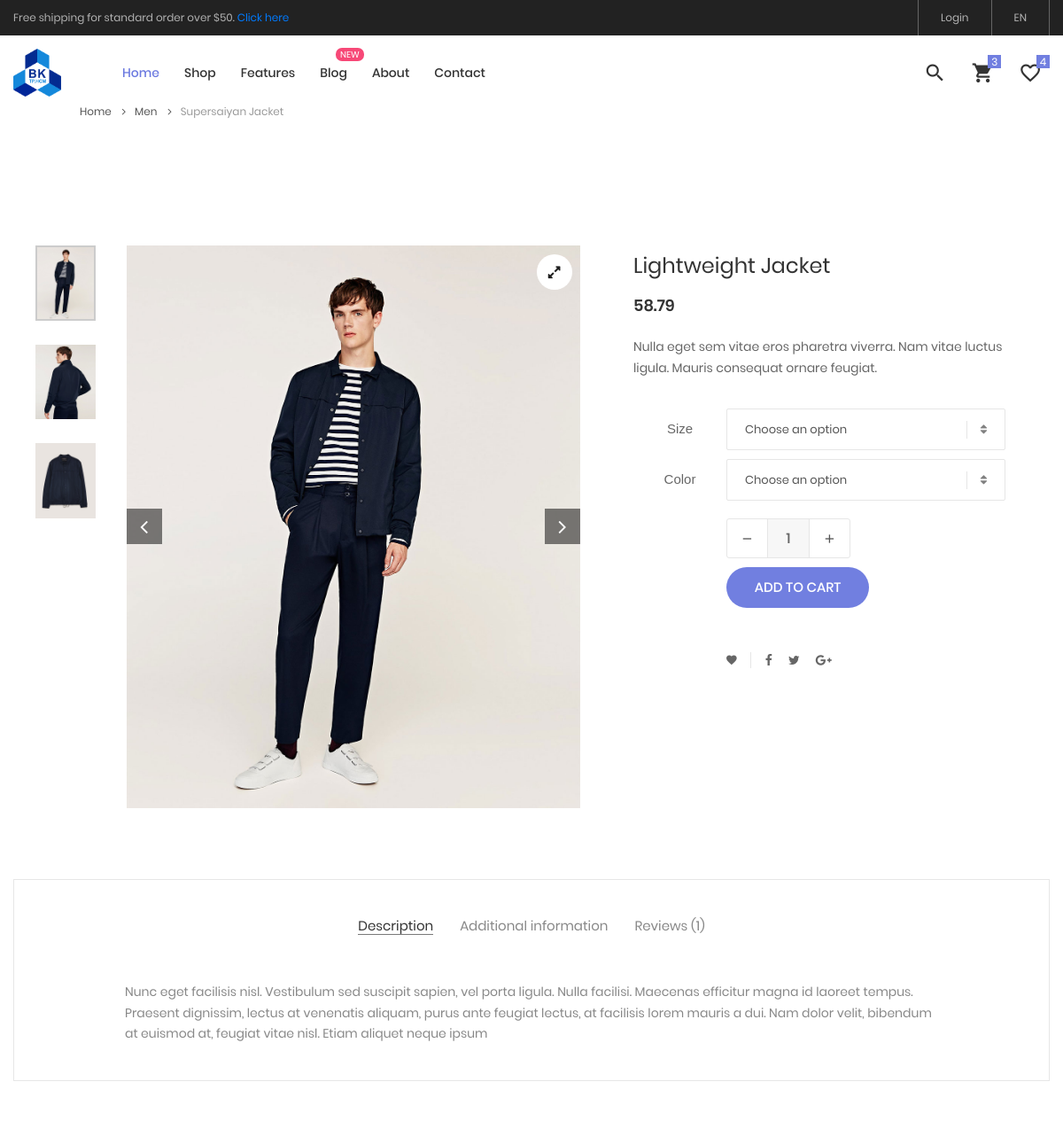
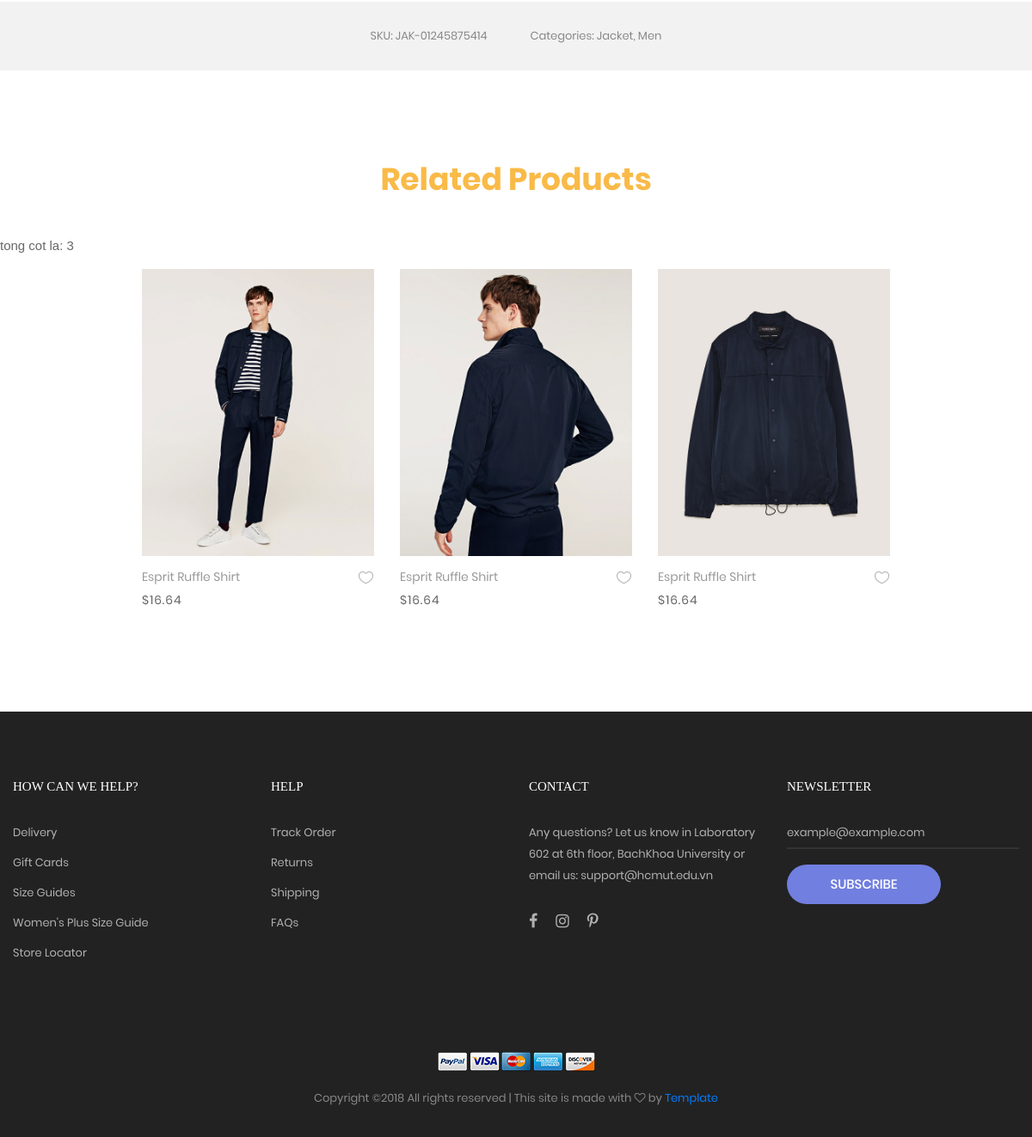
Screenshot of /product.php?id=1 with the database file from the repository (2 pictures, top to bottom).
### tables this page shows
CREATE TABLE `product_images` (
  `id` int(11) NOT NULL,
  `product_id` int(11) NOT NULL,
  `name` varchar(512) NOT NULL,
  `created` datetime NOT NULL,
  `modified` timestamp NOT NULL DEFAULT CURRENT_TIMESTAMP ON UPDATE CURRENT_TIMESTAMP
);

CREATE TABLE `products` (
  `id` int(11) NOT NULL,
  `name` varchar(512) NOT NULL,
  `description` text NOT NULL,
  `price` decimal(10,2) NOT NULL,
  `kind` varchar(20) DEFAULT NULL,
  `created` datetime NOT NULL,
  `modified` timestamp NOT NULL DEFAULT CURRENT_TIMESTAMP
);

### objects/product_image.php (called while the page is built, shortened)
<?php
class ProductImage{
    private $conn;
    private $table_name = "product_images";
    public $product_id;
    public function __construct($db){
        $this->conn = $db;
    }
    function readByProductId(){
        $query = "SELECT id, product_id, name
                FROM " . $this->table_name . "
                WHERE product_id = ?
                ORDER BY name ASC";
        $stmt = $this->conn->prepare( $query );
        $this->product_id=htmlspecialchars(strip_tags($this->product_id));
        $stmt->bindParam(1, $this->product_id);
        $stmt->execute();
        return $stmt;
    }
}
?>

### objects/product.php (called while the page is built, shortened)
<?php
class Product{
    private $conn;
    private $table_name = "products";
    public $id;
    public function __construct($db){
        $this->conn = $db;
    }
    function readOne(){
        $query = "SELECT
                    name, description, price
                FROM
                    " . $this->table_name . "
                WHERE
                    id = ?
                LIMIT
                    0,1";
        $stmt = $this->conn->prepare( $query );
        $this->id=htmlspecialchars(strip_tags($this->id));
        $stmt->bindParam(1, $this->id);
        $stmt->execute();
        $row = $stmt->fetch(PDO::FETCH_ASSOC);
        $this->name = $row['name'];
        $this->description = $row['description'];
        $this->price = $row['price'];
    }
}
?>

### product.php (the view, shortened to what this page needs)
<?php
include_once "objects/product.php";
include_once "objects/product_image.php";
$database = new Database();
$db = $database->getConnection();
$product = new Product($db);
$product_image = new ProductImage($db);
$id = isset($_GET['id']) ? $_GET['id'] : die('ERROR: missing ID.');
$product->id = $id;
$product->readOne();
include 'layout_head.php';
?>
	<div class="container">
		<div class="bread-crumb flex-w p-l-25 p-r-15 p-t-30 p-lr-0-lg p-all-75">
			<a href="index.html" class="stext-109 cl8 hov-cl1 trans-04">
				Home
				<i class="fa fa-angle-right m-l-9 m-r-10" aria-hidden="true"></i>
			</a>
			<a href="product.html" class="stext-109 cl8 hov-cl1 trans-04">
				Men
				<i class="fa fa-angle-right m-l-9 m-r-10" aria-hidden="true"></i>
			</a>
			<span class="stext-109 cl4">
				Supersaiyan Jacket
			</span>
		</div>
	</div>
	<section class="sec-product-detail bg0 p-t-65 p-b-60">
		<div class="container">
			<div class="row">
				<div class="col-md-6 col-lg-7 p-b-30">
					<div class="p-l-25 p-r-30 p-lr-0-lg">
						<div class="wrap-slick3 flex-sb flex-w">
							<div class="wrap-slick3-dots"></div>
							<div class="slick3 gallery-lb">
								<?php
									$product_image->product_id=$id;
									$stmt_product_image = $product_image->readByProductId();
									$num_product_image = $stmt_product_image->rowCount();
									if($num_product_image>0){
							        while ($row = $stmt_product_image->fetch(PDO::FETCH_ASSOC)){
							            $product_image_name = $row['name'];
							            $source="images/{$product_image_name}";
							            echo '<div class="item-slick3" data-thumb="'.$source.'">';
										echo '<div class="wrap-pic-w pos-relative">';
										echo '<img src="'.$source.'" alt="IMG-PRODUCT">';
										echo '<a class="flex-c-m size-108 how-pos1 bor0 fs-16 cl10 bg0 hov-btn3 trans-04" href="images/product-detail-01.jpg">';
										echo '<i class="fa fa-expand"></i>';
										echo '</a>';
										echo '</div>';
										echo '</div>';
							        }
							    }else{ echo "No images."; }
								?>
							</div>
						</div>
					</div>
				</div>
				<div class="col-md-6 col-lg-5 p-b-30">
					<div class="p-r-50 p-t-5 p-lr-0-lg">
						<h4 class="mtext-105 cl2 js-name-detail p-b-14">
							<?php echo $product->name; ?>
						</h4>
						<span class="mtext-106 cl2">
							<?php echo $product->price; ?>
						</span>
						<p class="stext-102 cl3 p-t-23">
							<?php echo $product->description; ?>
						</p>
						<div class="p-t-33">
							<div class="flex-w flex-r-m p-b-10">
								<div class="size-203 flex-c-m respon6">
									Size
								</div>
								<div class="size-204 respon6-next">
									<div class="rs1-select2 bor8 bg0">
									</div>
								</div>
							</div>
							<div class="flex-w flex-r-m p-b-10">
								<div class="size-203 flex-c-m respon6">
									Color
								</div>
								<div class="size-204 respon6-next">
									<div class="rs1-select2 bor8 bg0">
									</div>
								</div>
							</div>
							<div class="flex-w flex-r-m p-b-10">
								<div class="size-204 flex-w flex-m respon6-next">
									<div class="wrap-num-product flex-w m-r-20 m-tb-10">
										<div class="btn-num-product-down cl8 hov-btn3 trans-04 flex-c-m">
											<i class="fs-16 zmdi zmdi-minus"></i>
										</div>
										<input class="mtext-104 cl3 txt-center num-product" type="number" name="num-product" value="1">
										<div class="btn-num-product-up cl8 hov-btn3 trans-04 flex-c-m">
											<i class="fs-16 zmdi zmdi-plus"></i>
										</div>
									</div>
									<button class="flex-c-m stext-101 cl0 size-101 bg1 bor1 hov-btn1 p-lr-15 trans-04 js-addcart-detail">
										Add to cart
									</button>
								</div>
							</div>
						</div>
						<div class="flex-w flex-m p-l-100 p-t-40 respon7">
							<div class="flex-m bor9 p-r-10 m-r-11">
								<a href="#" class="fs-14 cl3 hov-cl1 trans-04 lh-10 p-lr-5 p-tb-2 js-addwish-detail tooltip100" data-tooltip="Add to Wishlist">
									<i class="zmdi zmdi-favorite"></i>
								</a>
							</div>
							<a href="#" class="fs-14 cl3 hov-cl1 trans-04 lh-10 p-lr-5 p-tb-2 m-r-8 tooltip100" data-tooltip="Facebook">
								<i class="fa fa-facebook"></i>
							</a>
							<a href="#" class="fs-14 cl3 hov-cl1 trans-04 lh-10 p-lr-5 p-tb-2 m-r-8 tooltip100" data-tooltip="Twitter">
								<i class="fa fa-twitter"></i>
							</a>
							<a href="#" class="fs-14 cl3 hov-cl1 trans-04 lh-10 p-lr-5 p-tb-2 m-r-8 tooltip100" data-tooltip="Google Plus">
								<i class="fa fa-google-plus"></i>
							</a>
						</div>
					</div>
				</div>
			</div>
			<div class="bor10 m-t-50 p-t-43 p-b-40">
				<div class="tab01">
					<ul class="nav nav-tabs" role="tablist">
						<li class="nav-item p-b-10">
							<a class="nav-link active" data-toggle="tab" href="#description" role="tab">Description</a>
						</li>
						<li class="nav-item p-b-10">
							<a class="nav-link" data-toggle="tab" href="#information" role="tab">Additional information</a>
						</li>
						<li class="nav-item p-b-10">
							<a class="nav-link" data-toggle="tab" href="#reviews" role="tab">Reviews (1)</a>
						</li>
					</ul>
					<div class="tab-content p-t-43">
						<div class="tab-pane fade show active" id="description" role="tabpanel">
							<div class="how-pos2 p-lr-15-md">
								<p class="stext-102 cl6">
										Nunc eget facilisis nisl. Vestibulum sed suscipit sapien, vel porta ligula. Nulla facilisi. Maecenas efficitur magna id laoreet tempus. Praesent dignissim, lectus at venenatis aliquam, purus ante feugiat lectus, at facilisis lorem mauris a dui. Nam dolor velit, bibendum at euismod at, feugiat vitae nisl. Etiam aliquet neque ipsum
								</p>
							</div>
						</div>
					</div>
				</div>
			</div>
		</div>
		<div class="bg6 flex-c-m flex-w size-302 m-t-73 p-tb-15">
			<span class="stext-107 cl6 p-lr-25">
				SKU: JAK-01245875414
			</span>
			<span class="stext-107 cl6 p-lr-25">
				Categories: Jacket, Men
			</span>
		</div>
	</section>
	<section class="sec-relate-product bg0 p-t-45 p-b-105">
		<div class="container">
			<div class="p-b-45">
				<h3 class="ltext-106 cl5 txt-center cl11">
					Related Products
				</h3>
			</div>
			<div class="wrap-slick2">
				<div class="slick2">
					<?php
						$product_image->product_id=$id;
						$stmt_product_image = $product_image->readByProductId();
						$num_product_image = $stmt_product_image->rowCount();
						echo "tong cot la: ".$num_product_image;
						if($num_product_image>0){
					        while ($row = $stmt_product_image->fetch(PDO::FETCH_ASSOC)){
					            $product_image_name = $row['name'];
					            $source="images/{$product_image_name}";
					            echo '<div class="item-slick2 p-l-15 p-r-15 p-t-15 p-b-15">';
								echo '<div class="block2">';
								echo '<div class="block2-pic hov-img0">';
								echo '<img src="'.$source.'" alt="IMG-PRODUCT">';
								echo '</div>';
								echo '<div class="block2-txt flex-w flex-t p-t-14">';
								echo '<div class="block2-txt-child1 flex-col-l ">';
								echo '<a href="product-detail.html" class="stext-104 cl4 hov-cl1 trans-04 js-name-b2 p-b-6">';
								echo 'Esprit Ruffle Shirt';
								echo '</a>';
								echo '<span class="stext-105 cl3">';
								echo '$16.64';
								echo '</span>';
								echo '</div>';
								echo '<div class="block2-txt-child2 flex-r p-t-3">';
								echo '<a href="#" class="btn-addwish-b2 dis-block pos-relative js-addwish-b2">';
								echo '<img class="icon-heart1 dis-block trans-04" src="images/icons/icon-heart-01.png" alt="ICON">';
								echo '</a>';
								echo '</div>';
								echo '</div>';
								echo '</div>';
								echo '</div>';
					        }
					    }else{ echo "No images."; }
					?>
					</div>
				</div>
			</div>
	</section>
<?php include 'layout_foot.php' ?>

### css/main.css (style rules this page uses)
.container { max-width: 1380px; }
@media (max-width: 1600px) { .container { max-width: 1200px; } }
.slick-slide { outline: none !important; }
.wrap-slick2 { position: relative; margin-right: -15px; margin-left: -15px; }
.wrap-slick3 { position: relative; }
.wrap-slick3-dots { width: 11.111111%; }
.slick3 { width: 83.333333%; }
.tab01 .nav-tabs { display: -webkit-box; display: -webkit-flex; display: -moz-box; display: -ms-flexbox; display: flex; flex-wrap: wrap; justify-content: center; align-items: center; border: none; }
.tab01 .nav-tabs .nav-item { margin: 0px 15px; }
.tab01 .nav-link { font-family: Poppins-Regular; font-size: 15px; color: #888; line-height: 1.2; padding: 0; border-radius: 0px; border: none; border-bottom: 1px solid transparent; -webkit-transition: all 0.4s; -o-transition: all 0.4s; -moz-transition: all 0.4s; transition: all 0.4s; }
.tab01 .nav-link.active { color: #333; border-color: #797979; }
.wrap-num-product { width: 140px; height: 45px; border: 1px solid #e6e6e6; border-radius: 3px; overflow: hidden; }
.btn-num-product-up, .btn-num-product-down { width: 45px; height: 100%; cursor: pointer; }
.num-product { width: calc(100% - 90px); height: 100%; border-left: 1px solid #e6e6e6; border-right: 1px solid #e6e6e6; background-color: #f7f7f7; }
input.num-product { -moz-appearance: textfield; appearance: none; -webkit-appearance: none; }
.tooltip100 { position: relative; }
.tooltip100::after { content: attr(data-tooltip); font-family: Poppins-Regular; font-size: 12px; color: #888; line-height: 18px; white-space: nowrap; display: block; position: absolute; background: #fff; border: 1px solid #ccc; height: 20px; padding: 0px 8px; top: -35px; left: 50%; -webkit-transform: translateX(-50%); -moz-transform: translateX(-50%); -ms-transform: translateX(-50%); -o-transform: translateX(-50%); transform: translateX(-50%); box-shadow: 0 3px 6px 0px rgba(0,0,0,0.18); -moz-box-shadow: 0 3px 6px 0px rgba(0,0,0,0.18); -webkit-box-shadow: 0 3px 6px 0px rgba(0,0,0,0.18); -o-box-shadow: 0 3px 6px 0px rgba(0,0,0,0.18); -ms-box-shadow: 0 3px 6px 0px rgba(0,0,0,0.18); -webkit-transition: all 0.2s; -o-transition: all 0.2s; -moz-transition: all 0.2s; transition: all 0.2s; visibility: hidden; opacity: 0; }
.block2-pic { position: relative; }
.block2-txt-child1 { width: calc(100% - 30px); }
.block2-txt-child2 { width: 30px; }
.cl0 { color: #fff; }
.cl2 { color: #333; }
.cl3 { color: #666; }
.cl4 { color: #999; }
.cl5 { color: #222; }
.cl6 { color: #888; }
.cl8 { color: #555; }
.cl10 { color: #1d1d1d; }
.cl11 { color: #f9ba48; }
.stext-101 { font-family: Poppins-Medium; font-size: 15px; line-height: 1.466667; text-transform: uppercase; }
.stext-102 { font-family: Poppins-Regular; font-size: 14px; line-height: 1.7; }
.stext-104 { font-family: Poppins-Regular; font-size: 14px; line-height: 1.466667; }
.stext-105 { font-family: Poppins-Regular; font-size: 14px; line-height: 1.466667; letter-spacing: 1px; }
.stext-107 { font-family: Poppins-Regular; font-size: 13px; line-height: 1.923; }
.stext-109 { font-family: Poppins-Regular; font-size: 12px; line-height: 1.833333; }
.mtext-104 { font-family: Poppins-Medium; font-size: 16px; line-height: 1.6; }
.mtext-105 { font-family: Poppins-Regular; font-size: 24px; line-height: 1.5; }
.mtext-106 { font-family: Poppins-SemiBold; font-size: 18px; line-height: 1.388888; }
.ltext-106 { font-family: Poppins-Bold; font-size: 36px; line-height: 1.2; }
.size-101 { min-width: 161px; height: 46px; }
.size-108 { width: 40px; height: 40px; }
.size-203 { width: 105px; }
.size-204 { width: calc(100% - 105px); }
.size-302 { min-height: 80px; }
.bg0 { background-color: #fff; }
.bg1 { background-color: #717fe0; }
.bg6 { background-color: #f2f2f2; }
.bor0 { border-radius: 50%; }
.bor1 { border-radius: 23px; }
.bor8 { border: 1px solid #e6e6e6; border-radius: 2px; }
.bor9 { border-right: 1px solid #e6e6e6; }
.bor10 { border: 1px solid #e6e6e6; }
.how-pos1 { position: absolute; top: 10px; right: 10px; }
.how-pos2 { padding-left: 10.7%; padding-right: 11%; }
.hov-img0 { display: block; overflow: hidden; }
.hov-img0 img { width: 100%; -webkit-transition: transform 0.9s ease; -o-transition: transform 0.9s ease; -moz-transition: transform 0.9s ease; transition: transform 0.9s ease; }

### rows the page displays
product_images: name (picture)
products: name "Lightweight Jacket", price "58.79", description "Nulla eget sem vitae eros pharetra viverra. Nam vitae luctus ligula. Mauris consequat ornare feugiat."
product_images: name (picture)
product_images: name (picture)

### other values shown
$num_product_image "3"
